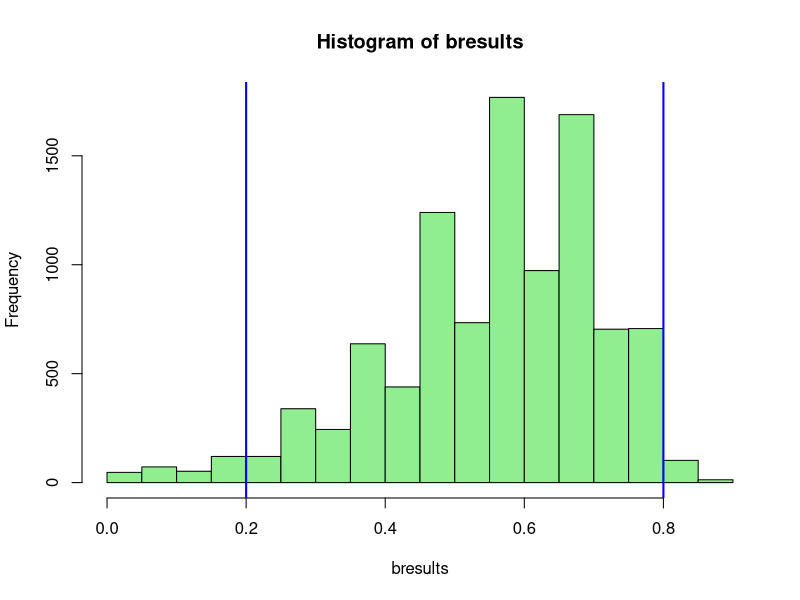
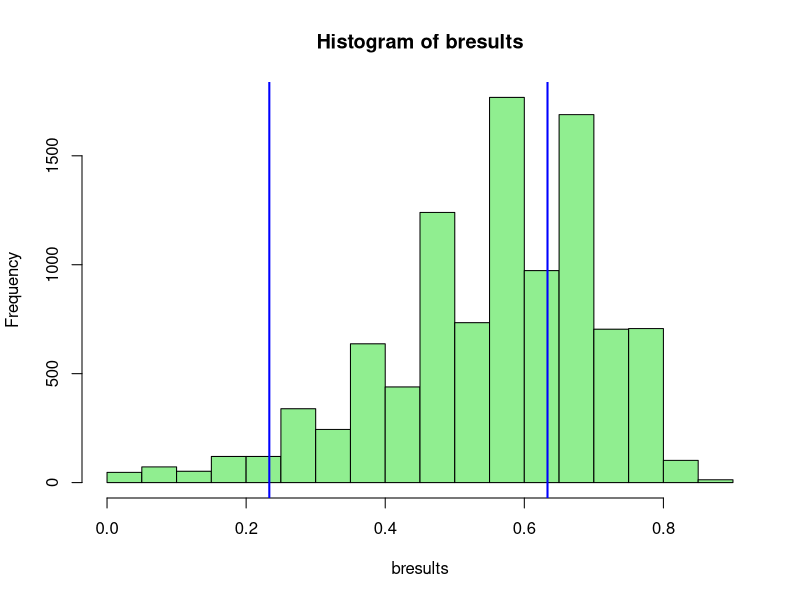

The R source for these figures, in order:
# Example code supplied for illustrative purposes only. The regression equations below were built
# using 2 years of data from our level 1 trauma academic medical center. They will not work out of the
# box for your institution.
# 2019-2020 Edward G. Brown MS, Patricia K. Howard PhD RN, Daniel Moore MD
# For more information please read the paper SIMULATING EMERGENCY DEPARTMENT BOARDING USING A DIFFERENCE EQUATION 
# at https://doi.org/10.1101/2020.03.19.20039040

bfunc <- function() {

  days <- 30
  lower <- 200
  upper <- 300
  
  threshold <- 40

  xbar.rand <- rep(NA,days)
  xbar.star <- rep(NA,days)
  xbar.start <- rep(NA,days)
  xbar.stop <- rep(NA,days)

  start_int <- 22.44721952
  start_slope <- 0.179980129
  stop_int <- 32.5802325885976
  stop_slope <- 0.492633658985415
  
    
for (i in 1:days)
  xbar.rand[[i]] <-sample(lower:upper, 1)

for (i in 1:days)
  xbar.start[[i]] <- start_int + (xbar.rand[[i]] * start_slope)


for (i in 1:days)
  xbar.stop[[i]] <- stop_int +(xbar.start[[i]] * stop_slope)

# Why 12? In our observed data, the starting day balance of a day (selected at random) was 12. This starts our iteration.
# Patients boarding at Start of Day was 25, Patients start boarding during the day was 57, Patients stop boarding was 70.  
xbar.star[[1]] = 12

for (i in 1:days)
  xbar.star[[i+1]] = ifelse(ceiling((xbar.star[i] + xbar.start[[i]]) - xbar.stop[[i]]) < 0, 0, ceiling((xbar.star[i] + xbar.start[[i]]) - xbar.stop[[i]]) )
 

over_threshold <- length(xbar.star[xbar.star >= threshold])/days

return(over_threshold)
} # end of function


reps <- 10000
bresults <- rep(NA,reps)


for (i in 1:reps)
  bresults[[i]] <- bfunc()



sd(bresults)
summary(bresults)

# percentile method for 95% CI
quantile(bresults, 0.025)
quantile(bresults, 0.975)

hist(bresults, col="lightgreen")
abline(v=quantile(bresults, 0.025),col="blue", lwd=2)
abline(v=quantile(bresults, 0.975),col="blue", lwd=2)

# this method may work better for non-normal data
sortedbr <- sort(bresults)
sortedbru <- sortedbr[!duplicated(sortedbr)]
head(sortedbru)
n <- length(sortedbru)
j <- round((0.50*n) - ((1.96*sqrt(n))*0.50))
k <- round(((0.50*n)+1) + ((1.96*sqrt(n))*0.50))

lower <- sortedbru[j]
upper <- sortedbru[k]

hist(bresults, col="lightgreen")
abline(v=lower,col="blue", lwd=2)
abline(v=upper,col="blue", lwd=2)
